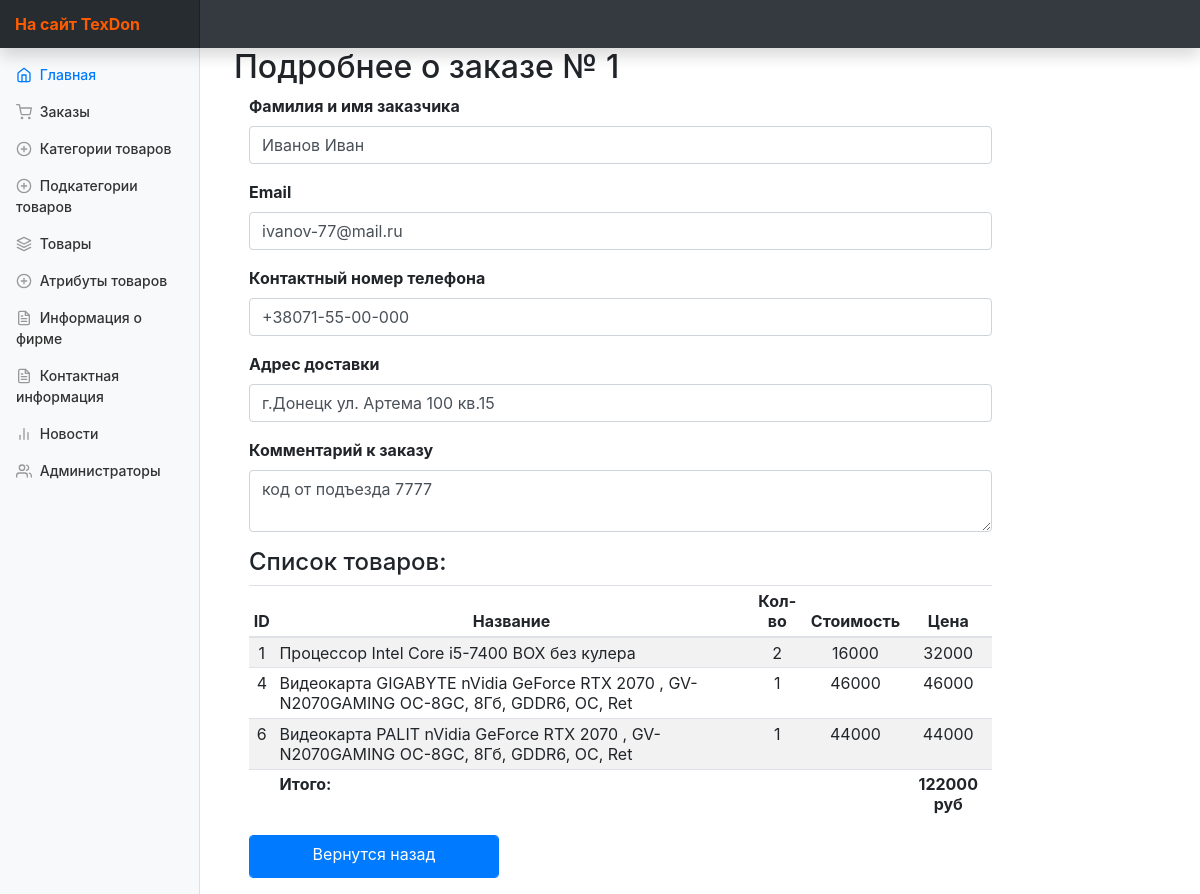
Screenshot of /index.php?ctrl=Order&act=aboutTheOrder&orderID=1 with the database file from the repository.
### tables this page shows
CREATE TABLE IF NOT EXISTS `orders` (
  `orderID` int(11) NOT NULL AUTO_INCREMENT,
  `userFirstAndLastName` varchar(150) NOT NULL,
  `userContactNumberPhone` varchar(25) NOT NULL,
  `userEmail` varchar(45) DEFAULT NULL,
  `deliveryAddressOrder` varchar(250) NOT NULL,
  `commentToTheOrder` varchar(900) DEFAULT NULL,
  `dateAndTimeOrder` datetime NOT NULL,
  PRIMARY KEY (`orderID`)
);

CREATE TABLE IF NOT EXISTS `orderdetails` (
  `orderDetailsID` int(11) NOT NULL AUTO_INCREMENT,
  `productID` int(11) NOT NULL,
  `amountProduct` int(11) NOT NULL,
  `productPrice` double NOT NULL,
  `orderID` int(11) NOT NULL,
  PRIMARY KEY (`orderDetailsID`),
  KEY `fk_productsId` (`productID`),
  KEY `fk_orderID` (`orderID`)
);

CREATE TABLE IF NOT EXISTS `products` (
  `productID` int(11) NOT NULL AUTO_INCREMENT,
  `productTitle` varchar(120) NOT NULL,
  `productDescription` varchar(900) NOT NULL,
  `productPrice` double NOT NULL,
  `brandProduct` varchar(250) NOT NULL,
  PRIMARY KEY (`productID`)
);

### controllers/panel/MainController.php (called while the page is built, shortened)
<?php
class MainController extends BaseController {
    public function start(  ){
        $controller = $this->request->getGetValue('ctrl');
        $action = $this->request->getGetValue('act');
        $controllerClass = "controllers\\panel\\{$controller}Controller";
        if(class_exists($controllerClass)){
            $controllerInstance = new $controllerClass();
        }
        if(method_exists($controllerClass, "{$action}Action")){
            $viewToInclude = $controllerInstance->{"{$action}Action"}();
        }
        else{
            $controller = "Home";
            $action = "index";
            $controllerClass = "controllers\\panel\\{$controller}Controller";
            $controllerInstance = new $controllerClass();
            $viewToInclude = $controllerInstance->{"{$action}Action"}();
        }
        $this->view = $controllerInstance->view;
        include_once "views/Default/header.php";
        include_once "views/$controller/$viewToInclude.php";
    }
}

### index.php (called while the page is built, shortened)
<?php
$app = new MainController();
$app->start();

### controllers/panel/BaseController.php (called while the page is built, shortened)
<?php
class BaseController{
    public function __construct(){
        $this->view = new View();
        $this->request = new Request();
    }
}

### utils/View.php (called while the page is built, shortened)
<?php
class View{
    private $storage = [];
    public function __get($name){
        if(isset($this->storage[$name])){
            return $this->storage[$name];
        }
        return null;
    }
    public function __set($name, $value){
        $this->storage[$name] = $value;
    }
}

### models/Order/Order.php (called while the page is built, shortened)
<?php
class Order {
    public static function GetOrderByOrderId ( $orderID ){
        $stm = MySQL::$db->prepare ("SELECT `orderID`, `userFirstAndLastName`, `userContactNumberPhone`, `userEmail`, `deliveryAddressOrder`, `commentToTheOrder`, `dateAndTimeOrder` FROM `orders` WHERE orderID = :id");
        $stm->bindParam( ":id" ,  $orderID, \PDO::PARAM_INT);
        $stm->execute();
        $result =  $stm->fetchAll(\PDO::FETCH_OBJ);
        return  $result;
    }
}

### controllers/panel/OrderController.php (called while the page is built, shortened)
<?php
class OrderController extends BaseController {
    public function aboutTheOrderAction() {
       $orderID = $this->request->getGetValue('orderID');
       $order = Order::GetOrderByOrderId($orderID);
       $orderDetails = OrderDetails::GetOrderDetailsByOrderId($orderID);
        return 'moreAboutTheOrder';
    }
}

### utils/Request.php (called while the page is built, shortened)
<?php
class Request{
    public function getGetValue( $name ){
        if( isset($_GET[$name]) ){
            return filter_input(INPUT_GET , $name , FILTER_SANITIZE_STRING);
        }
        return null;
    }
}

### models/Order/OrderDetails.php (called while the page is built, shortened)
<?php
class OrderDetails {
    public static function GetOrderDetailsByOrderId ( $orderID ){
        $stm = MySQL::$db->prepare ("SELECT od.orderDetailsID, od.productID, od.amountProduct, od.productPrice, od.orderID, p.productTitle FROM orderdetails as od INNER JOIN products as p ON p.productID = od.productID WHERE od.orderID = :id");
        $stm->bindParam( ":id" ,  $orderID, \PDO::PARAM_INT);
        $stm->execute();
        $result =  $stm->fetchAll(\PDO::FETCH_OBJ);
        return  $result;
    }
}

### views/Order/moreAboutTheOrder.php (the view, shortened to what this page needs)
<main role="main" class="col-md-9 ml-sm-auto col-lg-10 px-4">
    <?php foreach (  $this->view->order as $or) { ?>
    <h2  id="orderID" data-order-id="<?= $or->orderID ?>" >Подробнее о заказе № <?= $or->orderID ?> </h2>
    <form  class="col-10">
        <div class="form-group">
            <label for="UserName" style="font-size: 12pt" ><b>Фамилия и имя заказчика </b></label>
            <input class="form-control" id="userName"  placeholder="" value="<?=   $or->userFirstAndLastName ?>">
        </div>
        <div class="form-group">
            <label for="email" style="font-size: 12pt"><b>Email</b></label>
            <input class="form-control" id="email" placeholder="" value="<?=  $or->userEmail ?>">
        </div>
        <div class="form-group">
            <label for="phone" style="font-size: 12pt"><b>Контактный номер телефона</b></label>
            <input class="form-control" id="phone" placeholder="" value="<?=  $or->userContactNumberPhone ?>" >
        </div>
        <div class="form-group">
            <label for="аddress" style="font-size: 12pt"><b>Адрес доставки</b></label>
            <input class="form-control" id="аddress" placeholder="" value="<?=  $or->deliveryAddressOrder ?>">
        </div>
        <div class="form-group">
            <label for="comment" style="font-size: 12pt" ><b>Комментарий к заказу</b></label>
            <textarea type="password" class="form-control" id="comment" placeholder=""><?=  $or->commentToTheOrder ?></textarea>
        </div>
        <?php } ?>
        <?php $total = 0; ?>
        <div class="form-group">
            <h4 for="products">Список товаров:</h4>
            <table class="table table-striped table-sm">
                <thead>
                <tr align="center" text-align="center">
                    <th>ID</th>
                    <th>Название</th>
                    <th>Кол-во</th>
                    <th>Стоимость</th>
                    <th>Цена</th>
                </tr>
                </thead>
                <tbody id="productsTable">
                <?php foreach ( $this->view->orderDetails as $product) { ?>
                    <tr data-orderdetails-id="<?= $product->orderDetailsID ?>">
                        <td align="center"  ><?= $product->productID ?></td>
                        <td> <?= $product->productTitle ?> </td>
                        <td align="center" text-align="center" ><?= $product->amountProduct ?></td>
                        <td align="center" text-align="center" ><?= $product->productPrice ?></td>
                        <td align="center" text-align="center"  ><?= $product->productPrice * $product->amountProduct ?></td>
                        <?php
                        $total +=  ($product->productPrice * $product->amountProduct);
                        ?>
                    </tr>
                <?php } ?>
                <tr id="sum">
                    <td></td>
                    <td> <strong>Итого: </strong></td>
                    <td></td>
                    <td></td>
                    <td align="center"> <strong><?= $total ?> руб </strong> </td>
                </tr>
                </tbody>
            </table>
        </div>
        <div class="form-group">
            <a class="btn btn-primary form-control" href="?ctrl=Order&act=ordersList" style="width:250px;height:43px" >Вернутся назад</a>
        </div>
    </form>
</main>

### assets/css/styles.css (style rules this page uses)
body { font-size: .875rem; }
[role="main"] { padding-top: 48px; }

### rows the page displays
orders: orderID "1", userFirstAndLastName "Иванов Иван", userEmail "ivanov-77@mail.ru", userContactNumberPhone "+38071-55-00-000", deliveryAddressOrder "г.Донецк ул. Артема 100 кв.15", commentToTheOrder "код от подъезда 7777"
orderdetails: productID "1", productID.productTitle "Процессор Intel Core i5-7400 BOX без кулера", amountProduct "2", productPrice "16000", $product->productPrice * $product->amountProduct "32000"
orderdetails: productID "4", productID.productTitle "Видеокарта GIGABYTE nVidia GeForce RTX 2070 , GV-N2070GAMING OC-8GC, 8Гб, GDDR6, OC, Ret", amountProduct "1", productPrice "46000", $product->productPrice*$product->amountProduct "46000"
orderdetails: productID "6", productID.productTitle "Видеокарта PALIT nVidia GeForce RTX 2070 , GV-N2070GAMING OC-8GC, 8Гб, GDDR6, OC, Ret", amountProduct "1", productPrice "44000", $product->productPrice*$product->amountProduct "44000"

### other values shown
$total "122000"
